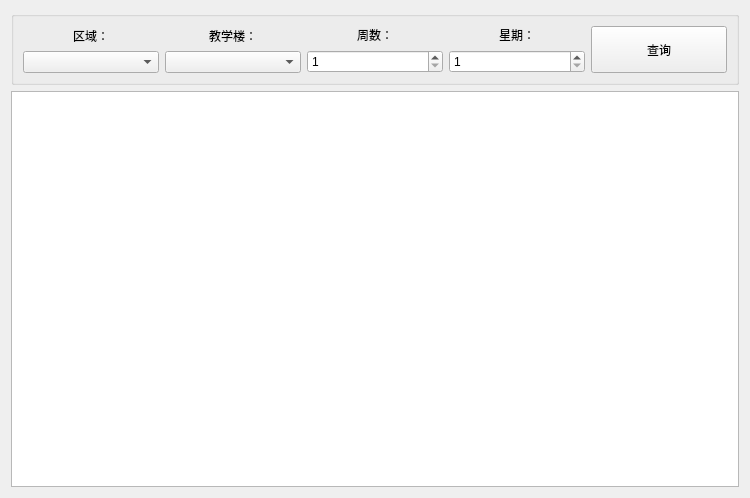
<?xml version="1.0" encoding="UTF-8"?>
<ui version="4.0">
 <class>FindWidget</class>
 <widget class="QWidget" name="FindWidget">
  <property name="geometry">
   <rect>
    <x>0</x>
    <y>0</y>
    <width>750</width>
    <height>498</height>
   </rect>
  </property>
  <property name="windowTitle">
   <string>Form</string>
  </property>
  <layout class="QVBoxLayout" name="verticalLayout_5">
   <item>
    <widget class="QGroupBox" name="groupBox">
     <property name="title">
      <string/>
     </property>
     <layout class="QHBoxLayout" name="horizontalLayout">
      <item>
       <layout class="QVBoxLayout" name="verticalLayout">
        <item>
         <widget class="QLabel" name="label">
          <property name="text">
           <string>区域：</string>
          </property>
          <property name="alignment">
           <set>Qt::AlignmentFlag::AlignCenter</set>
          </property>
         </widget>
        </item>
        <item>
         <widget class="QComboBox" name="areaComboBox"/>
        </item>
       </layout>
      </item>
      <item>
       <layout class="QVBoxLayout" name="verticalLayout_2">
        <item>
         <widget class="QLabel" name="label_2">
          <property name="text">
           <string>教学楼：</string>
          </property>
          <property name="alignment">
           <set>Qt::AlignmentFlag::AlignCenter</set>
          </property>
         </widget>
        </item>
        <item>
         <widget class="QComboBox" name="buildingComboBox"/>
        </item>
       </layout>
      </item>
      <item>
       <layout class="QVBoxLayout" name="verticalLayout_3">
        <item>
         <widget class="QLabel" name="label_3">
          <property name="text">
           <string>周数：</string>
          </property>
          <property name="alignment">
           <set>Qt::AlignmentFlag::AlignCenter</set>
          </property>
         </widget>
        </item>
        <item>
         <widget class="QSpinBox" name="weekSpinBox">
          <property name="minimum">
           <number>1</number>
          </property>
          <property name="maximum">
           <number>20</number>
          </property>
         </widget>
        </item>
       </layout>
      </item>
      <item>
       <layout class="QVBoxLayout" name="verticalLayout_4">
        <item>
         <widget class="QLabel" name="label_4">
          <property name="text">
           <string>星期：</string>
          </property>
          <property name="alignment">
           <set>Qt::AlignmentFlag::AlignCenter</set>
          </property>
         </widget>
        </item>
        <item>
         <widget class="QSpinBox" name="daySpinBox">
          <property name="minimum">
           <number>1</number>
          </property>
          <property name="maximum">
           <number>6</number>
          </property>
         </widget>
        </item>
       </layout>
      </item>
      <item>
       <widget class="QPushButton" name="pushButton">
        <property name="sizePolicy">
         <sizepolicy hsizetype="Ignored" vsizetype="Ignored">
          <horstretch>0</horstretch>
          <verstretch>0</verstretch>
         </sizepolicy>
        </property>
        <property name="text">
         <string>查询</string>
        </property>
        <property name="icon">
         <iconset resource="photos.qrc">
          <normaloff>:/icon_button/Photos/icons/find_button_icon.png</normaloff>:/icon_button/Photos/icons/find_button_icon.png</iconset>
        </property>
       </widget>
      </item>
     </layout>
    </widget>
   </item>
   <item>
    <widget class="QListWidget" name="listWidget"/>
   </item>
  </layout>
 </widget>
 <resources>
  <include location="photos.qrc"/>
 </resources>
 <connections/>
</ui>
